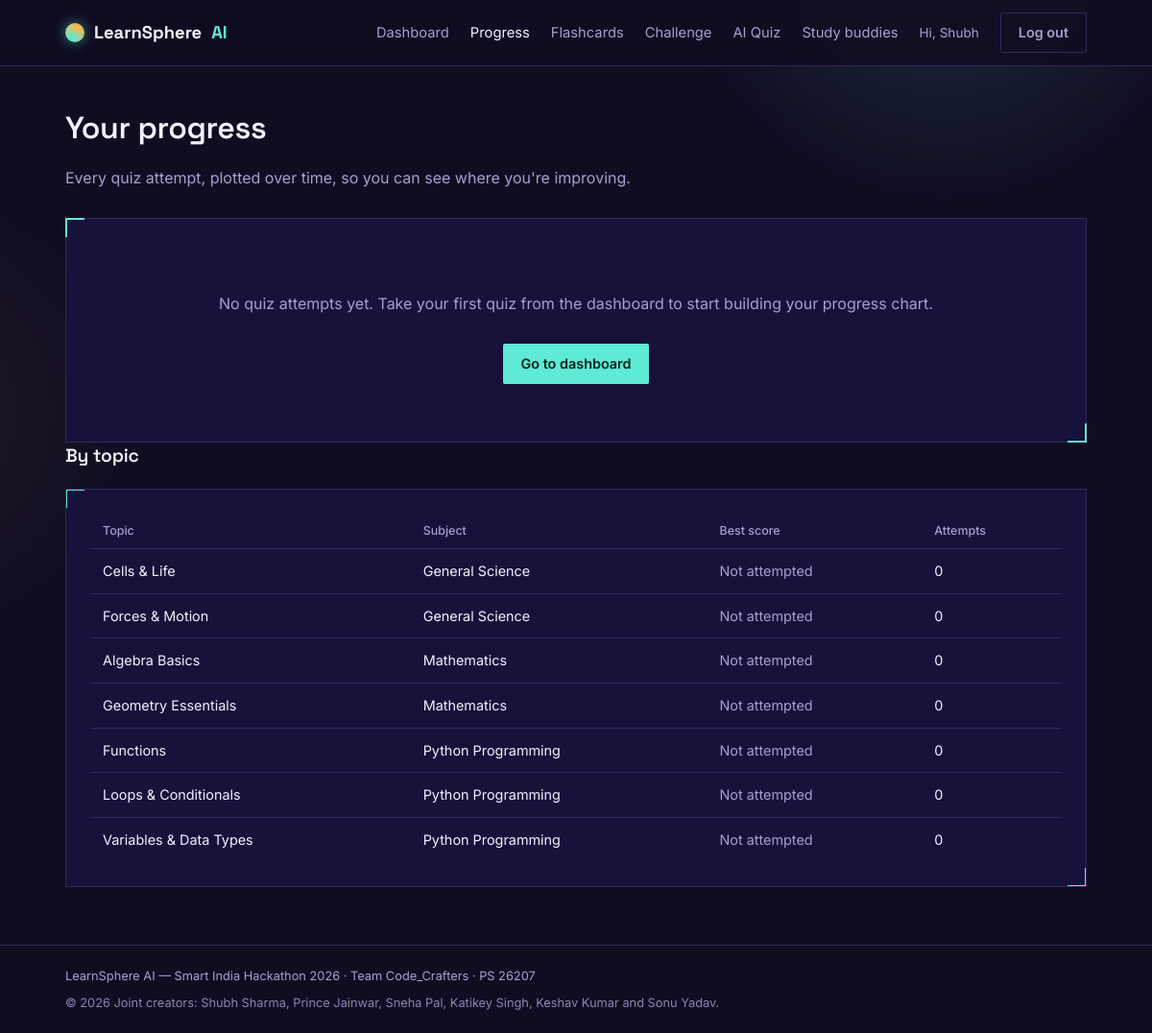
Page /progress (signed in) on the committed database.
### tables this page shows
CREATE TABLE users (
            id INTEGER PRIMARY KEY AUTOINCREMENT,
            name TEXT NOT NULL,
            email TEXT UNIQUE NOT NULL,
            password_hash TEXT NOT NULL,
            created_at TEXT NOT NULL
        );

CREATE TABLE topics (
            id INTEGER PRIMARY KEY AUTOINCREMENT,
            subject_id INTEGER NOT NULL REFERENCES subjects(id),
            name TEXT NOT NULL,
            slug TEXT NOT NULL,
            description TEXT,
            difficulty TEXT DEFAULT 'Beginner',
            study_note TEXT,
            UNIQUE(subject_id, slug)
        );

### app.py (the view)
@app.route("/progress")
@login_required
def progress():
    db = get_db()
    user_id = session["user_id"]
    performance = get_topic_performance(user_id)
    history = db.execute(
        """
        SELECT a.created_at, a.score, a.total, t.name AS topic_name, s.name AS subject_name
        FROM attempts a
        JOIN topics t ON t.id = a.topic_id
        JOIN subjects s ON s.id = t.subject_id
        WHERE a.user_id = ?
        ORDER BY a.created_at ASC
        """,
        (user_id,),
    ).fetchall()
    chart_labels = [h["created_at"][:10] for h in history]
    chart_data = [round(100 * h["score"] / h["total"]) for h in history]
    return render_template(
        "progress.html",
        performance=performance,
        history=history,
        chart_labels=chart_labels,
        chart_data=chart_data,
    )

### app.py (called while the page is built)
def get_db():
    if "db" not in g:
        g.db = sqlite3.connect(DATABASE)
        g.db.row_factory = sqlite3.Row
        g.db.execute("PRAGMA foreign_keys = ON")
    return g.db

def login_required(view):
    @wraps(view)
    def wrapped(*args, **kwargs):
        if "user_id" not in session:
            flash("Please log in to continue.", "warning")
            return redirect(url_for("login", next=request.path))
        return view(*args, **kwargs)
    return wrapped

@app.context_processor
def inject_user():
    user = None
    if "user_id" in session:
        db = get_db()
        user = db.execute("SELECT * FROM users WHERE id = ?", (session["user_id"],)).fetchone()
    return {"current_user": user}

def get_topic_performance(user_id):
    db = get_db()
    rows = db.execute(
        """
        SELECT t.id AS topic_id, t.name AS topic_name, t.slug AS topic_slug,
               s.name AS subject_name, s.slug AS subject_slug,
               COUNT(a.id) AS attempts,
               MAX(ROUND(100.0 * a.score / a.total)) AS best_pct,
               (SELECT ROUND(100.0 * a2.score / a2.total)
                  FROM attempts a2 WHERE a2.topic_id = t.id AND a2.user_id = ?
                  ORDER BY a2.created_at DESC LIMIT 1) AS last_pct
        FROM topics t
        JOIN subjects s ON s.id = t.subject_id
        LEFT JOIN attempts a ON a.topic_id = t.id AND a.user_id = ?
        GROUP BY t.id
        ORDER BY s.name, t.name
        """,
        (user_id, user_id),
    ).fetchall()
    return rows

### templates/progress.html (shortened to what this page needs)
{% extends "base.html" %}
{% block content %}
<div class="wrap" style="padding-top:40px;">
  <h1>Your progress</h1>
  <p style="max-width:60ch; margin-bottom:30px;">Every quiz attempt, plotted over time, so you can see where you're improving.</p>
  {% if history %}
    <div class="chart-wrap">
      <canvas id="progressChart" height="90"></canvas>
    </div>
  {% else %}
    <div class="panel empty-state">
      <p>No quiz attempts yet. Take your first quiz from the dashboard to start building your progress chart.</p>
      <a href="{{ url_for('dashboard') }}" class="btn btn-primary" style="margin-top:14px;">Go to dashboard</a>
    </div>
  {% endif %}
  <div class="section-head" style="margin-bottom:20px;">
    <h2 style="font-size:1.2rem;">By topic</h2>
  </div>
  <div class="panel" style="overflow-x:auto;">
    <table class="topic-table">
      <thead>
        <tr>
          <th>Topic</th>
          <th>Subject</th>
          <th>Best score</th>
          <th>Attempts</th>
        </tr>
      </thead>
      <tbody>
        {% for t in performance %}
          <tr>
            <td>{{ t['topic_name'] }}</td>
            <td>{{ t['subject_name'] }}</td>
            <td>
              {% if t['best_pct'] is not none %}
                {{ t['best_pct']|int }}%
              {% else %}
                <span style="color:var(--text-muted);">Not attempted</span>
              {% endif %}
            </td>
            <td>{{ t['attempts'] }}</td>
          </tr>
        {% endfor %}
      </tbody>
    </table>
  </div>
</div>
{% endblock %}

### templates/base.html (shortened to what this page needs)
<!DOCTYPE html>
<html lang="en">
<head>
<link rel="stylesheet" href="{{ url_for('static', filename='css/style.css') }}">
</head>
<body>
<header class="site-header">
  <div class="wrap header-inner">
    <a class="brand" href="{{ url_for('index') }}">
      <span class="brand-mark"></span>
      LearnSphere <em>AI</em>
    </a>
    <nav class="site-nav">
      {% if current_user %}
        <a href="{{ url_for('dashboard') }}" class="{{ 'is-active' if request.endpoint == 'dashboard' }}">Dashboard</a>
        <a href="{{ url_for('progress') }}" class="{{ 'is-active' if request.endpoint == 'progress' }}">Progress</a>
        <a href="{{ url_for('flashcards') }}">Flashcards</a>
        <a href="{{ url_for('challenge_pick') }}">Challenge</a>
        <a href="{{ url_for('generate_quiz') }}">AI Quiz</a>
        <a href="{{ url_for('study_buddies') }}">Study buddies</a>
        <span class="nav-user">Hi, {{ current_user['name'].split(' ')[0] }}</span>
        <a href="{{ url_for('logout') }}" class="btn btn-ghost">Log out</a>
      {% else %}
        <a href="{{ url_for('login') }}">Log in</a>
        <a href="{{ url_for('register') }}" class="btn btn-primary">Get started</a>
      {% endif %}
    </nav>
  </div>
</header>
<main>
  {% block content %}{% endblock %}
</main>
<footer class="site-footer">
  <div class="wrap footer-inner">
    <span>LearnSphere AI &mdash; Smart India Hackathon 2026 &middot; Team Code_Crafters &middot; PS 26207</span>
    <span class="footer-copyright">&copy; 2026 Joint creators: Shubh Sharma, Prince Jainwar, Sneha Pal, Katikey Singh, Keshav Kumar and Sonu Yadav.</span>
  </div>
</footer>
</body>
</html>

### static/css/style.css (style rules this page uses)
:root { --bg: #100c22; --bg-panel: #17123a; --bg-panel-raised: #1d1748; --line: #33285f; --teal: #5eead4; --teal-dim: #2fb3a0; --amber: #ffb648; --text: #f3f0ff; --text-muted: #a89fd1; --danger: #ff8a80; --good: #7be0a8; --radius: 2px; --serif-head: "Space Grotesk", "Inter", sans-serif; --sans: "Inter", -apple-system, BlinkMacSystemFont, sans-serif; }
* { box-sizing: border-box; }
html { scroll-behavior: smooth; }
body { margin: 0; background: var(--bg); color: var(--text); font-family: var(--sans); line-height: 1.5; position: relative; min-height: 100vh; }
.wrap { max-width: 1120px; margin: 0 auto; padding: 0 28px; }
header, main, footer { position: relative; z-index: 1; }
h1, h2, h3, h4 { font-family: var(--serif-head); font-weight: 600; margin: 0 0 0.5em; letter-spacing: -0.01em; }
p { color: var(--text-muted); }
a { color: var(--teal); text-decoration: none; }
.site-header { border-bottom: 1px solid var(--line); background: rgba(16, 12, 34, 0.85); backdrop-filter: blur(6px); position: sticky; top: 0; z-index: 10; }
.header-inner { display: flex; align-items: center; justify-content: space-between; height: 68px; }
.brand { display: flex; align-items: center; gap: 10px; font-family: var(--serif-head); font-size: 1.15rem; font-weight: 700; color: var(--text); }
.brand em { color: var(--teal); font-style: normal; }
.brand-mark { width: 20px; height: 20px; border-radius: 50%; background: conic-gradient(from 210deg, var(--teal), var(--amber), var(--teal)); box-shadow: 0 0 14px rgba(94, 234, 212, 0.55); }
.site-nav { display: flex; align-items: center; gap: 22px; font-size: 0.92rem; }
.site-nav a { color: var(--text-muted); }
.site-nav a.is-active, .site-nav a:hover { color: var(--text); }
.nav-user { color: var(--text-muted); font-size: 0.85rem; }
.btn { display: inline-block; padding: 9px 18px; border-radius: var(--radius); font-size: 0.9rem; font-weight: 600; cursor: pointer; border: 1px solid transparent; }
.btn-primary { background: var(--teal); color: #08201c; }
.btn-ghost { border-color: var(--line); color: var(--text-muted) !important; }
.panel { position: relative; background: var(--bg-panel); border: 1px solid var(--line); padding: 26px; }
.panel::before, .panel::after { content: ""; position: absolute; width: 18px; height: 18px; border: 2px solid var(--teal); }
.panel::before { top: -1px; left: -1px; border-right: none; border-bottom: none; }
.panel::after { bottom: -1px; right: -1px; border-left: none; border-top: none; }
.section-head { max-width: 60ch; margin-bottom: 40px; }
.topic-table { width: 100%; border-collapse: collapse; font-size: 0.9rem; }
.topic-table th { text-align: left; color: var(--text-muted); font-weight: 500; font-size: 0.78rem; text-transform: none; padding: 8px 12px; border-bottom: 1px solid var(--line); }
.topic-table td { padding: 12px; border-bottom: 1px solid var(--line); color: var(--text); }
.topic-table tr:last-child td { border-bottom: none; }
.empty-state { text-align: center; padding: 60px 20px; color: var(--text-muted); }
.site-footer { border-top: 1px solid var(--line); padding: 22px 0; margin-top: 60px; }
.footer-inner { font-size: 0.8rem; color: var(--text-muted); display: flex; flex-wrap: wrap; gap: 8px 18px; }
.footer-copyright { opacity: .82; }

### rows in the picture
users: name "Shubh"
topics: topic_name "Cells & Life", subject_name "General Science", attempts "0"
topics: topic_name "Forces & Motion", subject_name "General Science", attempts "0"
topics: topic_name "Algebra Basics", subject_name "Mathematics", attempts "0"
topics: topic_name "Geometry Essentials", subject_name "Mathematics", attempts "0"
topics: topic_name "Functions", subject_name "Python Programming", attempts "0"
topics: topic_name "Loops & Conditionals", subject_name "Python Programming", attempts "0"
topics: topic_name "Variables & Data Types", subject_name "Python Programming", attempts "0"
